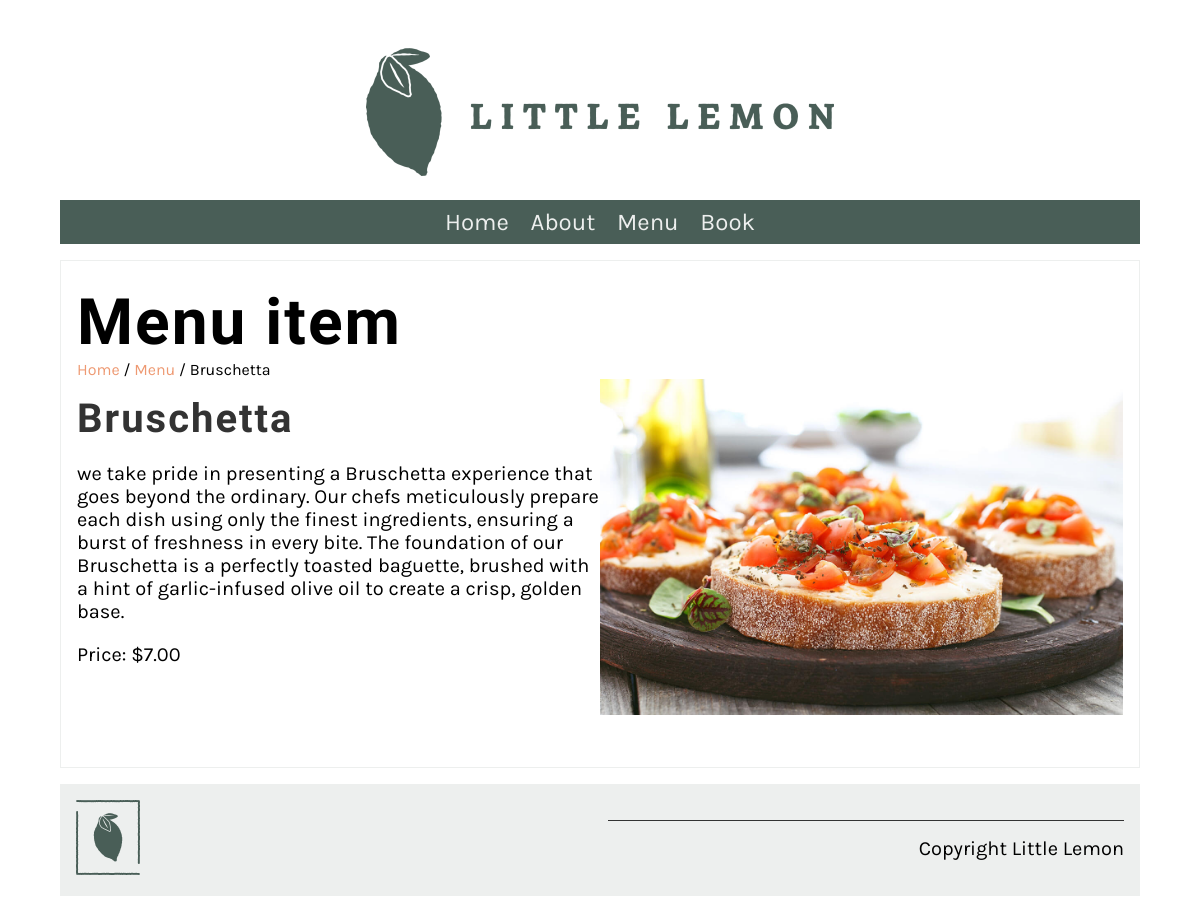
Screenshot of /menu_item/1/ with the database file from the repository.
### restaurant/models.py (models this page shows, shortened)
class Menu(models.Model):
   name = models.CharField(max_length=200)
   price = models.IntegerField()
   menu_item_description = models.TextField(max_length=1000, default="")

### restaurant/views.py (the view)
# urls.py: path('menu_item/<int:pk>/', views.display_menu_items, name="menu_item"),
def display_menu_items(request, pk=None):
    if pk:
        menu_item = Menu.objects.get(pk=pk)
    else:
        menu_item = ""
    return render(request, 'menu_item.html', {'menu_item': menu_item})

### restaurant/templates/menu_item.html
{% extends 'base.html' %}
{% load static %}
{% block content %}
<section>
    <article>
        <h1>Menu item</h1>
        <span>
            <a href="{% url 'home' %}">Home</a> /
            <a href="{% url 'menu' %}">Menu</a> /
            {{menu_item.name}}
        </span>
        <div class="row">
            <div class="column">
                <h2>
                    {{menu_item.name}}
                </h2>
                <p>
                    {{menu_item.menu_item_description}}
                </p>
                <p>
                    Price: ${{menu_item.price}}.00
                </p>
            </div>
            <div class="column">
                <img src="/restaurant/static/img/menu_items/{{menu_item.name}}.jpg" alt="{{ menu_item.name}}" />
            </div>
        </div>
    </article>
</section>
{% endblock %}

### restaurant/templates/base.html (shortened to what this page needs)
{% load static %}
<!DOCTYPE html>
<html lang="en">
<head>
  <link rel="preload" as="style" href="{% static 'css/style.css' %}" onload="this.rel = 'stylesheet'" />
</head>
<body>
  {% include 'partials/_header.html' %}
  <main>{% block content %} {% endblock %}</main>
  {% include 'partials/_footer.html' %}
</body>
</html>

### restaurant/templates/partials/_header.html
{% load static %}
<header>
  <img src="{% static 'img/logo.png' %}" />
</header>
<nav>
  <ul>
    <li><a href="{% url 'home' %}">Home</a></li>
    <li><a href="{% url 'about' %}">About</a></li>
    <li><a href="{% url 'menu' %}">Menu</a></li>
    <li><a href="{% url 'book' %}">Book</a></li>
  </ul>
</nav>

### restaurant/templates/partials/_footer.html
{% load static %}
<footer>
    <article>
        <img src={% static 'img/logo_footer.png' %} />
    </article>
    <article>
        <p>Copyright Little Lemon</p>
    </article>
</footer>

### restaurant/static/css/style.css (style rules this page uses)
body { font-family: 'Karla', sans-serif; margin-top: 3rem; margin-bottom: 3rem; margin-left: 5%; margin-right: 5%; }
h1, h2, h3, h4, h5, h6 { font-family: 'Markazi Text', serif; letter-spacing: 2px;; }
h1 { font-size: 4rem; margin-top: 1.5rem; margin-bottom: 0; }
h2 { font-size: 2.5rem; color: #333333; margin:1rem 0; }
p, ul { font-size: 1.25rem;; }
a { color: #EE9972; text-decoration: none; }
header img { display: block; margin-left: auto; margin-right: auto; max-width: 100%; height: auto; }
nav { background-color: #495E57; margin-top: 1rem; margin-bottom: 1rem; margin-bottom: 0px; }
nav ul { list-style: none; font-size: 1.5rem; text-align: center; padding-inline-start: 0rem; margin-bottom: 0px; }
nav ul li { display: inline-block; margin: 0.5rem; }
nav ul a { color: #EDEFEE; text-decoration: none; }
section { display: flex; gap: 2rem 1rem; margin-top: 1rem; margin-bottom: 1rem; flex-direction: row; }
article { flex:1; }
article img { max-width: 100%; }
main article { border: 1px solid #EDEFEE; padding-left: 1rem; padding-right: 1rem; }
footer { background-color: #EDEFEE; padding: 1rem; display: flex; gap: 2rem 1rem; }
footer img { max-width: 50%; }
footer p { border-top: #333333; border-style: solid; border-width: 0.1rem; border-bottom: none; border-left: none; border-right: none; text-align: right; padding-top: 1rem;; }
.row { display: flex; flex-direction: row; width: 100%; padding-bottom: 1rem; }
.column { flex-basis: 50%; margin-bottom: 1rem; padding-bottom: 1rem; }

### rows the page displays
Menu: name "Bruschetta", menu_item_description "we take pride in presenting a Bruschetta experience that goes beyond the ordinary. Our chefs meticulously prepare each dish using only the finest ingredients, ensuring a burst of freshness in every bite. The foundation of our Bruschetta is a perfectly toasted baguette, brushed with a hint of garlic-infused olive oil to create a crisp, golden base.", price "7", name (picture)
